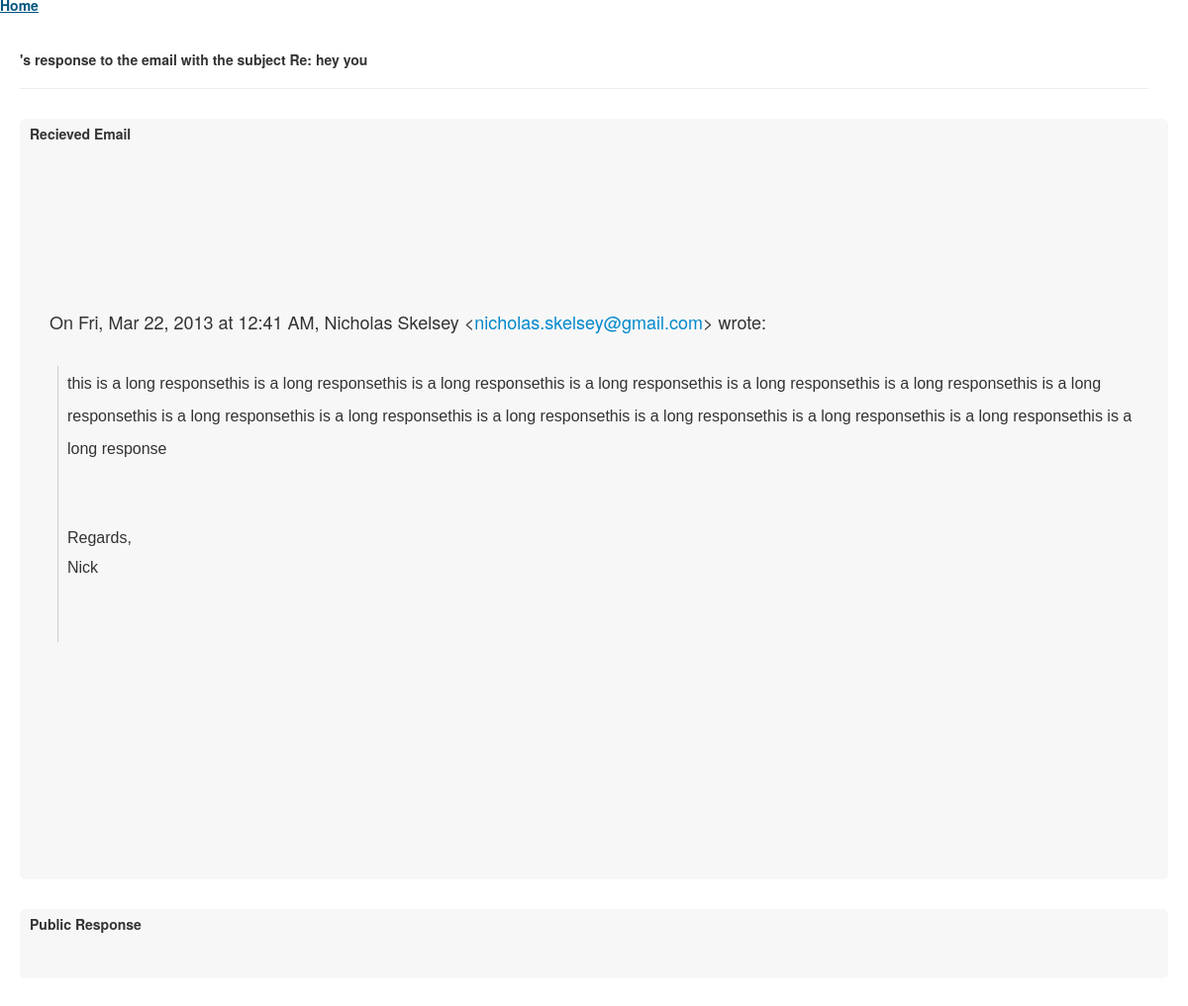
Screenshot of /r/2 with the database file from the repository.
### models.py (models this page shows, shortened)
class Response(Base):
    __tablename__ = "response"
    id = Column(Integer, primary_key=True)
    from_email = Column(String, ForeignKey('account.email'))
    to_email = Column(String)
    subject = Column(String)
    body_plain = Column(String)
    raw_html = Column(String)
    cleaned_html = Column(String)
    date_post = Column(DateTime)
    account = relationship("Account", backref=backref('responses', order_by=date_post))

### serv.py (the view)
@app.route("/r/<int:response_id>")
def show_response(response_id):
    response = session.query(Response).filter_by(id=response_id).first()
    account = response.account
    return render_template('post.html', response=response, account=account)

### serv.py (called while the page is built)
@app.teardown_request
def shutdown_session(exception=None):
    session.remove()

### templates/post.html (shortened to what this page needs)
{% extends 'layout.html' %}
{% block header %}
<b> {{ account.name }}'s </b> response to the email with the subject <b> {{ response.subject }} </b>
{% endblock %}
{% block body %}
<div class="hero-unit mod">
  <div class="corner">Recieved Email</div>
  <div class="inner-mod" style="white-space: pre-wrap">
    {{ response.cleaned_html|safe }}
  </div>
</div>
<div class="hero-unit mod">
  <div class="corner">Public Response</div>
</div>
{% endblock body %}

### templates/layout.html (shortened to what this page needs)
{% from 'util.jinja2.html' import link_tag, script_tag %}
<!DOCTYPE html>
<html>
  <head>
    <link href="/static/bootstrap-responsive.css" rel="stylesheet">
    <link href="/static/bootstrap.css" rel="stylesheet">
    <link href="/static/style.css" rel="stylesheet">
  </head>
  <body>
    <div class="nav corner">
      <a href="/">Home</a>
    </div>
    <div class="page-header">
        <h5>
      {% block header %}
      {% endblock %}
        </h5>
    </div>
    <div class="funcontainer">
      {% block body %}
      {% endblock %}
    </div>
  </body>
</html>

### static/style.css (style rules this page uses)
.page-header, .funcontainer { margin-left: 20px; margin-right:20px; }
.page-header { width: 95%; }
.mod { padding-top: 10px; padding-left: 10px; padding-bottom: 30px; padding-right: 20px; background-color: #F7F7F7; }
div.corner { line-height: 10px; font-size: 14px; font-weight: bold; padding-bottom: 20px; }
div.inner-mod { padding-left: 20px; }

### rows the page displays
Response: subject "Re: hey you", cleaned_html "On Fri, Mar 22, 2013 at 12:41 AM, Nicholas Skelsey < nicholas.skelsey@gmail.com > wrote: this is a long responsethis is a long responsethis is a long responsethis is a long responsethis is a long responsethis is a long responsethis is a long responsethis is a long responsethis is a long responsethis is a long responsethis is a long responsethis is a long responsethis is a long responsethis is a long response Regards, Nick"
